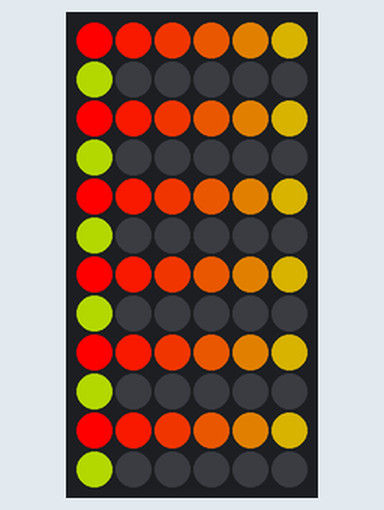
Simulated run of this program. Board: Raspberry Pi Pico running MicroPython. On the bench: 6×12 RGB LED matrix (first LED top left, wired row by row). Random numbers come from a fixed seed; library files of the repository ran but are not shown: neopixel.py. At 11.2 s the program stops and its outputs stay as they are.

Above: at 0.74 s.
At 1.69 s:
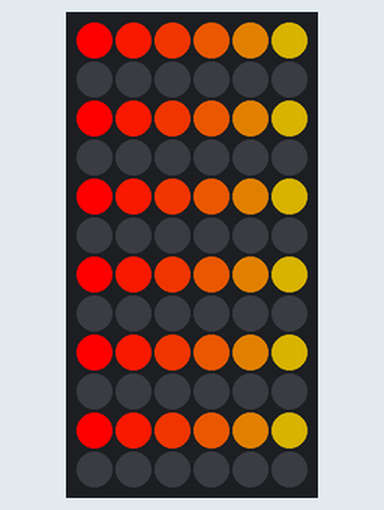
At 3.09 s:
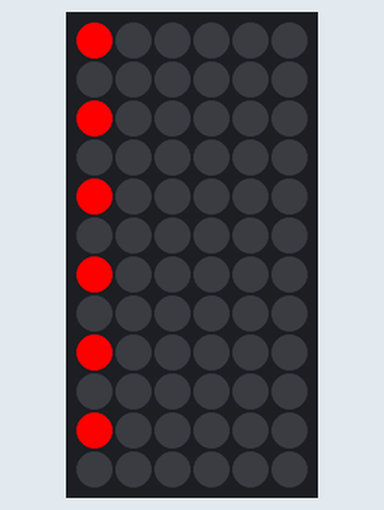
At 6.17 s:
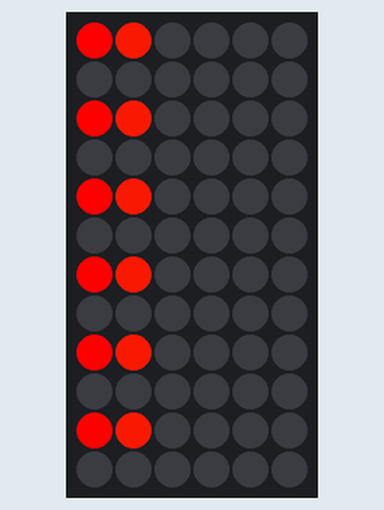
At 7.79 s:
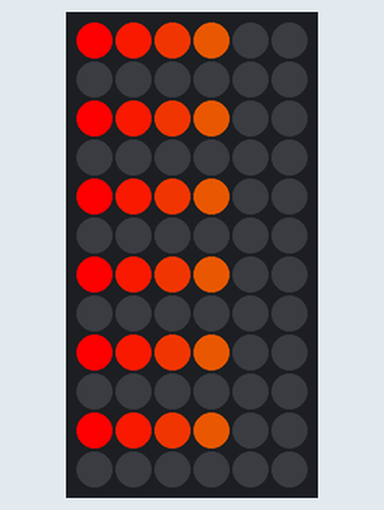
At 9.81 s:
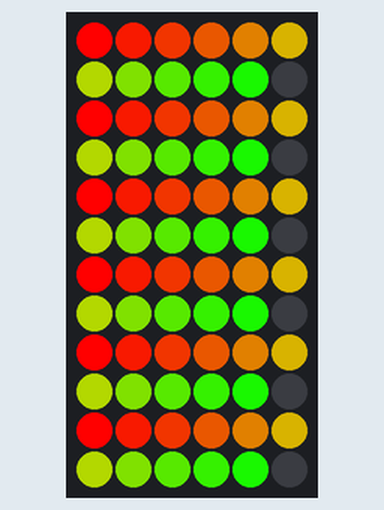

The program:

neoFx.py
```python
# boot_neoFx.py
from machine import Pin, reset
from neopixel import Neopixel
from random import randint
from time import sleep, sleep_ms

# set up the neopixels as a 6x12 grid
npxPin = 16
npxHeight = 12
npxWidth = 6
npxLength = npxHeight * npxWidth
np = Neopixel(npxLength, 0, 16, "GRB")

# some handy color tuples
red = (255, 0, 0)
green = (0, 255, 0)
blue = (0, 0, 255)
off = (0,0,0)

# flow red to green through yellow in 12 steps
redToGreen=((255,0,0),(231,23,0),(208,46,0),(185,69,0),(162,92,0),(139,115,0),(115,139,0),(92,162,0),(69,185,0),(46,208,0),(23,231,0),(0,255,0))

# create dictionary grid of rows on neopixel strip
grid = dict()
for row in range(npxHeight):
    r=list()
    for col in range(npxWidth):
        r.append((col*npxHeight)+row)

    grid[row] = r

# turn off the entire strip
def np_init():
    global off

    np.fill(off)
    np.show()

# light up the grid to row n
def np_status(n):
    global grid
    global npxHeight

    # bounds check
    if n < 0:
        n=0
    if n > npxHeight:
        n = npxHeight

    # light up rows 0-n
    for r in range(0,n):
        for p in grid[r]:
            np[p]=redToGreen[r]
    # turn of rows n+1 - max
    for r in range(n+1, npxHeight):
        for p in grid[r]:
            np[p]=off

    np.show()

def main():
    for x in range(100):
        s = randint(0, npxHeight-1)
        np_status(s)
        sleep(.1)

# ----------------------------------------------------------
if __name__ == '__main__':
    np_init()
    main()
    np_init()
```
